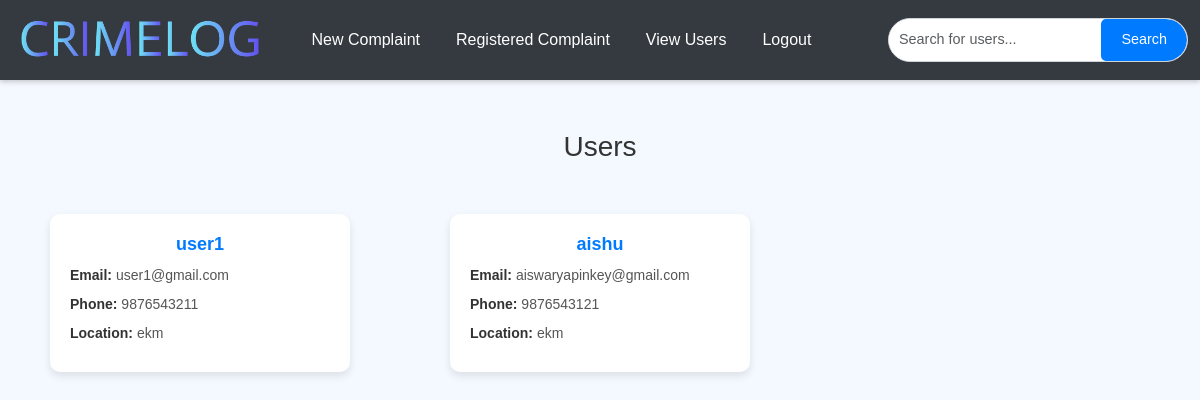
/viewuser, run on an earlier commit of the app's database.
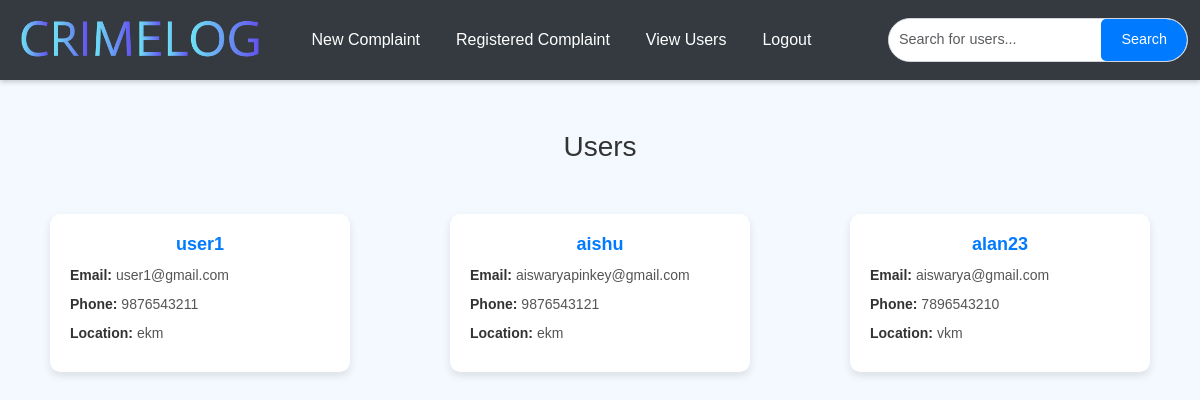
And on a later commit of the database.
### app/models.py (models this page shows, shortened)
class User(models.Model):
    Email = models.EmailField(unique=True)
    username = models.TextField()
    phonenumber = models.IntegerField()
    password = models.TextField()
    location = models.TextField()
    idproof = models.CharField(max_length=12)
    profile_picture = models.ImageField(upload_to='profile_pics/', default='profile_pics/default.png')  # Ensure the default image is in the correct path.

### app/views.py (the view)
# urls.py: path('viewuser',views.viewuser,name='viewuser'),
def viewuser(req):
    query = req.POST.get('query', '')  # Get the search query from the POST request
    if query:
        data = User.objects.filter(
            Q(username__icontains=query) |
            Q(Email__icontains=query) |
            Q(phonenumber__icontains=query) |
            Q(location__icontains=query)
        )
    else:
        data = User.objects.all()  # Return all users if no query is provided
    return render(req, 'police/viewuser.html', {'data': data})

### templates/police/viewuser.html (shortened to what this page needs)
<!DOCTYPE html>
<html lang="en">
<head>
    <link href="https://cdn.jsdelivr.net/npm/bootstrap@5.3.3/dist/css/bootstrap.min.css" rel="stylesheet">
    <link href="https://cdn.jsdelivr.net/npm/bootstrap-icons/font/bootstrap-icons.css" rel="stylesheet">
</head>
<body>
    <nav id="nav" class="navbar navbar-expand-lg navbar-dark sticky-top">
        <div class="container-fluid">
            <a class="navbar-brand" href="../view_complaints">
                <img id="logo" src="../static/images/logo.png" alt="Logo">
            </a>
            <div class="collapse navbar-collapse" id="mynavbar">
                <ul class="navbar-nav me-auto">
                    <li class="nav-item">
                        <a class="nav-link" href="../view_complaints">New Complaint</a>
                    </li>
                    <li class="nav-item">
                        <a class="nav-link" href="../complainthistory">Registered Complaint</a>
                    </li>
                    <li class="nav-item">
                        <a class="nav-link" href="../viewuser">View Users</a>
                    </li>
                    <li class="nav-item">
                        <a class="nav-link" href="../logout">Logout</a>
                    </li>
                </ul>
                      <div class="search-input-group">
                        <form method="post" action="{% url 'viewuser' %}">
                            <input class="form-control" type="text" name="query" placeholder="Search for users...">
                            <button class="btn btn-primary" type="submit">Search</button>
                        </form>
                    </div>
            </div>
        </div>
    </nav>
    <h3>Users</h3>
    <div class="container mt-4">
        <div class="row">
            {% for i in data %}
            <div class="col-md-4 d-flex justify-content-center mb-4">
                <div class="user-card">
                    <div class="user-info">
                        <h5 class="user-name">{{ i.username }}</h5>
                        <ul class="user-details">
                            <li><strong>Email:</strong> {{ i.Email }}</li>
                            <li><strong>Phone:</strong> {{ i.phonenumber }}</li>
                            <li><strong>Location:</strong> {{ i.location }}</li>
                        </ul>
                    </div>
                </div>
            </div>
            {% endfor %}
        </div>
    </div>
</body>
</html>

What changed in the data, as far as the page shows it:
added User: username "alan23", Email "aiswarya@gmail.com", phonenumber "7896543210", location "vkm"
